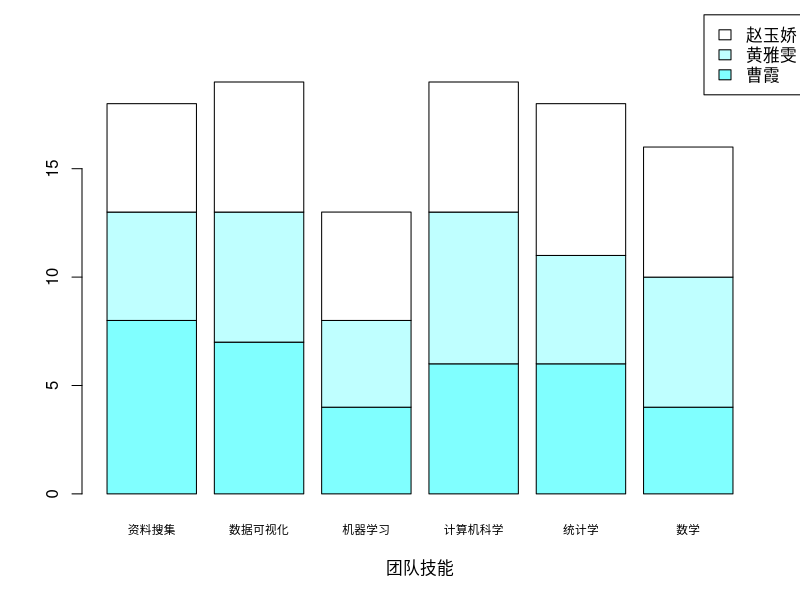

The R source for this figure:
## ---- chunk 1
NAME <- c("曹霞","黄雅雯","赵玉娇")
WORK <- c("1. 搜集有关“幸福感”的背景资料，包含幸福悖论、宗教、性别认同、住房等相关方面的背景  2. 主笔报告团队概况部分  3. 整理GitHub相关学习资料  4. 可视化分析教育、地域、社会认知等变量与主观幸福感的关系","1. 搜集有关“幸福感”的背景资料，包含政策、世界幸福感排名等相关资料  2. 主笔数据预处理部分  3. 可视化宗教信仰、生活方式、家庭状况等变量与主观幸福感的关系","1. 主笔问题背景部分  2. 搜集幸福感相关背景资料 3. 可视化身心健康、工作就业等变量与主观幸福感的关系")
knitr::kable(
  data.frame(NAME,WORK),
  caption = "WORK DISTRIBUTION",
  align = "l"
#表格生成器
#kable(x, format, digits = getOption("digits"), row.names = NA, col.names = NA, align, caption = NULL, label = NULL, format.args = list(), escape = TRUE, ...)
)
## ---- chunk 2
library(ggplot2)
ability <- data.frame(collection=c(8,5,5),visualization=c(7,6,6),machine_learning=c(4,4,5),computer_science=c(6,7,6),statistic=c(6,5,7),math=c(4,6,6),row.names=c("曹霞","黄雅雯","赵玉娇"))
barplot(as.matrix(ability),col=cm.colors(5),names.arg=c("资料搜集","数据可视化","机器学习","计算机科学","统计学","数学"),legend=rownames(ability),args.legend=c(x=8,y=22.1),cex.names = 0.7,xlab="团队技能")

## ---- chunk 3
library(tidyverse)
setwd("C:/Users/16401/Desktop/Happiness_forecast")
data<-read.csv("happiness_train_clean.csv")
for (i in seq_along(data))
{
  if(length(table(data[[i]]))<35)
    data[[i]]<-factor(data[[i]])
}
data$id<-as.character(data$id)
data$family_m<-as.integer(data$family_m)
data$house<-as.integer(data$house)
data$car<-as.integer(data$car)

data
summary(data)
